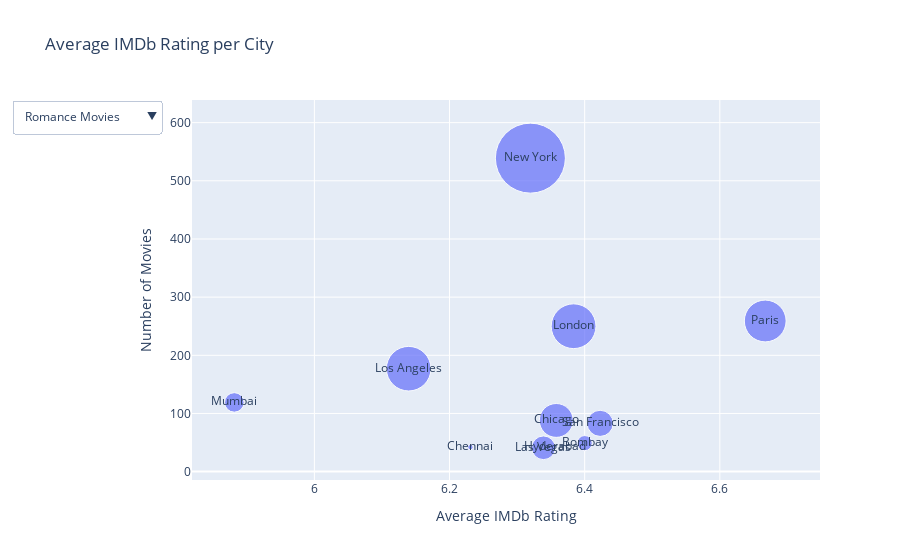

The notebook cell this image was saved under:
### Code cell
fig = go.Figure()

city_ratings_romance = get_city_imdb_ratings(city_imdb_with_genres, genres=["Romance Film", "Romantic Drama"])
city_ratings_romance = city_ratings_romance[city_ratings_romance["number_of_movies"] > 40]
fig.add_trace(create_scatter_trace(city_ratings_romance, set_visible=True))

city_ratings_horror = get_city_imdb_ratings(city_imdb_with_genres, genres=["Horror"])
city_ratings_horror = city_ratings_horror[city_ratings_horror["number_of_movies"] > 10]
fig.add_trace(create_scatter_trace(city_ratings_horror))

city_ratings_martial_arts = get_city_imdb_ratings(city_imdb_with_genres, genres=["Martial Arts Film"])
city_ratings_martial_arts = city_ratings_martial_arts[city_ratings_martial_arts["number_of_movies"] > 5]
fig.add_trace(create_scatter_trace(city_ratings_martial_arts))

city_ratings_bollywood = get_city_imdb_ratings(city_imdb_with_genres, genres=["Bollywood"])
city_ratings_bollywood = city_ratings_bollywood[city_ratings_bollywood["number_of_movies"] > 10]
fig.add_trace(create_scatter_trace(city_ratings_bollywood))


buttons = [
    dict(method='update',
         label='Romance Movies',
         args=[{'visible': [True, False, False, False]},
               {'title': 'IMDb ratings for Romance Movies'}]),
    dict(method='update',
         label='Horror Movies',
         args=[{'visible': [False, True, False, False]},
               {'title': 'IMDb ratings for Horror Movies'}]),
    dict(method='update',
         label='Martial Arts Movies',
         args=[{'visible': [False, False, True, False]},
               {'title': 'IMDb ratings for Martial Arts Movies'}]),
    dict(method='update',
         label='Bollywood Movies',
         args=[{'visible': [False, False, False, True]},
               {'title': 'IMDb ratings for Bollywood Movies'}])
]

fig.update_layout(
    updatemenus=[{
        'buttons': buttons,
        'direction': 'down',
        'showactive': True,
    }],
    title='Average IMDb Rating per City',
    xaxis=dict(title='Average IMDb Rating'),
    yaxis=dict(title='Number of Movies'),
)

### Figure 1 — Plotly figure (JSON) as saved in the notebook; plotly's stock layout.template omitted (floating-point values rounded to 4 significant figures)
{"data": [{"hoverinfo": "text", "hovertemplate": "<b>%{text}</b><br>IMDb Rating: %{x}<br>Number of Movies: %{y}<br>Number of Votes: %{marker.size:,}", "marker": {"size": [973251, 121907, 4886203, 57339, 2383219, 8539377, 8467311, 1619226, 20873574, 7446433, 2908441], "sizemode": "area", "sizeref": 8520.0}, "mode": "markers+text", "name": "", "text": ["Bombay", "Chennai", "Chicago", "Hyderabad", "Las Vegas", "London", "Los Angeles", "Mumbai", "New York", "Paris", "San Francisco"], "textposition": "middle center", "type": "scatter", "visible": true, "x": [6.4, 6.231, 6.358, 6.356, 6.339, 6.384, 6.14, 5.882, 6.32, 6.667, 6.423], "y": [49, 42, 88, 43, 41, 250, 177, 119, 539, 259, 83]}, {"hoverinfo": "text", "hovertemplate": "<b>%{text}</b><br>IMDb Rating: %{x}<br>Number of Movies: %{y}<br>Number of Votes: %{marker.size:,}", "marker": {"size": [61948, 88063, 721539, 51142, 535723, 3966310, 2392932, 511196, 853267, 7079908, 1913235, 768005, 466710, 778432, 1132438], "sizemode": "area", "sizeref": 2890.0}, "mode": "markers+text", "name": "", "text": ["Bangkok", "Cairo", "Chicago", "Hong Kong", "Las Vegas", "London", "Los Angeles", "New Jersey", "New Orleans", "New York", "Paris", "San Francisco", "Seattle", "Tokyo", "Transylvania"], "textposition": "middle center", "type": "scatter", "visible": false, "x": [5.527, 4.825, 5.54, 5.629, 4.795, 5.907, 5.113, 4.508, 5.171, 5.63, 6.014, 5.035, 5.736, 5.634, 6.263], "y": [15, 12, 20, 14, 22, 107, 105, 12, 24, 141, 37, 17, 11, 44, 19]}, {"hoverinfo": "text", "hovertemplate": "<b>%{text}</b><br>IMDb Rating: %{x}<br>Number of Movies: %{y}<br>Number of Votes: %{marker.size:,}", "marker": {"size": [198743, 430826, 85795, 431771, 1438446, 2982579, 1711332, 1202111, 462138, 22919, 443264, 1238560], "sizemode": "area", "sizeref": 1217.0}, "mode": "markers+text", "name": "", "text": ["Bangkok", "Beijing", "Chicago", "Chinatown", "Hong Kong", "Los Angeles", "New York", "Paris", "San Francisco", "Seattle", "Shanghai", "Tokyo"], "textposition": "middle center", "type": "scatter", "visible": false, "x": [5.692, 6.163, 5.562, 6.267, 6.347, 5.664, 5.796, 6.118, 5.975, 5.283, 6.263, 5.988], "y": [13, 8, 8, 6, 74, 33, 23, 11, 12, 6, 16, 8]}, {"hoverinfo": "text", "hovertemplate": "<b>%{text}</b><br>IMDb Rating: %{x}<br>Number of Movies: %{y}<br>Number of Votes: %{marker.size:,}", "marker": {"size": [146133, 96356, 58982, 976798, 495455, 12307, 636342, 1209972, 194023, 31752, 38962], "sizemode": "area", "sizeref": 493.9}, "mode": "markers+text", "name": "", "text": ["Bombay", "Calcutta", "Chennai", "Delhi", "Goa", "Hyderabad", "London", "Mumbai", "New York", "Ooty", "Pune"], "textposition": "middle center", "type": "scatter", "visible": false, "x": [6.783, 7.341, 6.844, 6.387, 6.236, 6.129, 5.573, 6.313, 6.308, 6.513, 6.638], "y": [36, 17, 16, 47, 22, 14, 22, 137, 13, 15, 13]}], "layout": {"title": {"text": "Average IMDb Rating per City"}, "updatemenus": [{"buttons": [{"args": [{"visible": [true, false, false, false]}, {"title": "IMDb ratings for Romance Movies"}], "label": "Romance Movies", "method": "update"}, {"args": [{"visible": [false, true, false, false]}, {"title": "IMDb ratings for Horror Movies"}], "label": "Horror Movies", "method": "update"}, {"args": [{"visible": [false, false, true, false]}, {"title": "IMDb ratings for Martial Arts Movies"}], "label": "Martial Arts Movies", "method": "update"}, {"args": [{"visible": [false, false, false, true]}, {"title": "IMDb ratings for Bollywood Movies"}], "label": "Bollywood Movies", "method": "update"}], "direction": "down", "showactive": true}], "xaxis": {"title": {"text": "Average IMDb Rating"}}, "yaxis": {"title": {"text": "Number of Movies"}}}}
